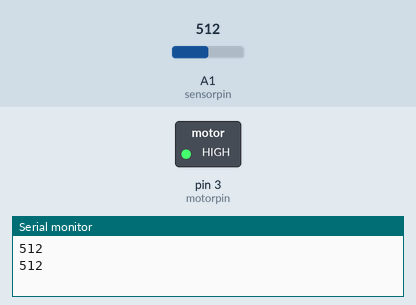
Bench run of a sketch on a simulated Arduino Uno, built with avr-gcc and run on an emulated ATmega328P. Parts: switched loads named in the sketch (green lamp = pin HIGH), the last lines printed to the serial monitor. The test bench sets the inputs (shaded band); at power-on: A1 (sensorpin) = 512.

Above: at 1.8 s.
1.9 s: A1 (sensorpin) set to 409
3.4 s: A1 (sensorpin) set to 390
At 5.0 s:
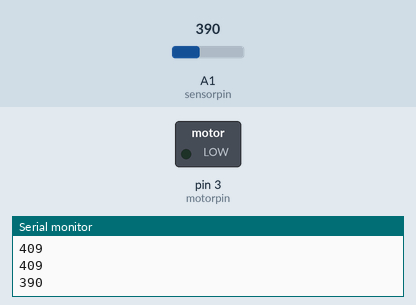
5.5 s: A1 (sensorpin) set to 410
At 6.5 s:
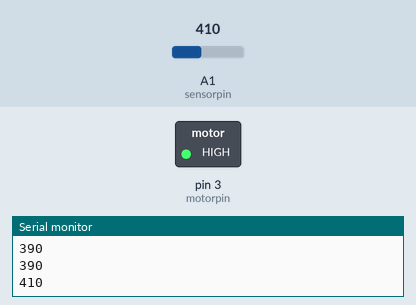
7.5 s: A1 (sensorpin) set to 306
At 9.2 s:
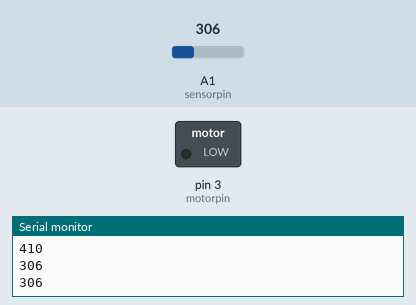
Timing chart, 0 to 10.5 s (numbered marks = the images above; inputs shaded):
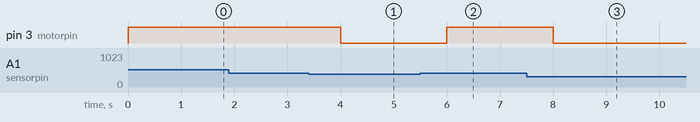

Measured:
- the behaviour switches between 401 and 400 on A1 (sensorpin) (found by bisection; images 0 and 1)
- after the input at 3.4 s, pin 3 (motorpin): HIGH → LOW after 0.60 s
- after the input at 5.5 s, pin 3 (motorpin): LOW → HIGH after 0.50 s
- after the input at 7.5 s, pin 3 (motorpin): HIGH → LOW after 0.50 s

The sketch:

Vibrator_and_LDR_Sensor.ino
```cpp
int motorpin = 3;
int sensorpin = A1;
int threshold = 400;
void setup()
{
  pinMode(motorpin,OUTPUT);
  Serial.begin(9600);
}
void loop()
{
  int value = analogRead(sensorpin);
  Serial.println(value);

  if(value > threshold)
  {
    digitalWrite(motorpin,HIGH);
  }
  else
  {
    digitalWrite(motorpin,LOW);
  }
  delay(1000);
}
```
